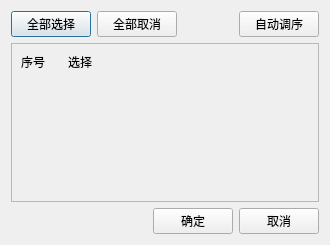
<?xml version="1.0" encoding="UTF-8"?>
<ui version="4.0">
 <class>igQtParallelCoordinatesSortVariableDialog</class>
 <widget class="QDialog" name="igQtParallelCoordinatesSortVariableDialog">
  <property name="geometry">
   <rect>
    <x>0</x>
    <y>0</y>
    <width>330</width>
    <height>245</height>
   </rect>
  </property>
  <property name="windowTitle">
   <string>变量过滤/排序</string>
  </property>
  <layout class="QVBoxLayout" name="verticalLayout">
   <item>
    <layout class="QHBoxLayout" name="horizontalLayout">
     <item>
      <widget class="QPushButton" name="allChoose">
       <property name="text">
        <string>全部选择</string>
       </property>
      </widget>
     </item>
     <item>
      <widget class="QPushButton" name="allCancel">
       <property name="text">
        <string>全部取消</string>
       </property>
      </widget>
     </item>
     <item>
      <spacer name="horizontalSpacer">
       <property name="orientation">
        <enum>Qt::Orientation::Horizontal</enum>
       </property>
       <property name="sizeHint" stdset="0">
        <size>
         <width>40</width>
         <height>20</height>
        </size>
       </property>
      </spacer>
     </item>
     <item>
      <widget class="QPushButton" name="autoSort">
       <property name="text">
        <string>自动调序</string>
       </property>
      </widget>
     </item>
    </layout>
   </item>
   <item>
    <widget class="QScrollArea" name="scrollArea">
     <property name="widgetResizable">
      <bool>true</bool>
     </property>
     <widget class="QWidget" name="scrollAreaWidgetContents">
      <property name="geometry">
       <rect>
        <x>0</x>
        <y>0</y>
        <width>316</width>
        <height>179</height>
       </rect>
      </property>
      <layout class="QFormLayout" name="variableList">
       <property name="horizontalSpacing">
        <number>23</number>
       </property>
       <item row="0" column="0">
        <widget class="QLabel" name="label">
         <property name="text">
          <string>序号</string>
         </property>
        </widget>
       </item>
       <item row="0" column="1">
        <widget class="QLabel" name="label_2">
         <property name="text">
          <string>选择</string>
         </property>
        </widget>
       </item>
      </layout>
     </widget>
    </widget>
   </item>
   <item>
    <layout class="QHBoxLayout" name="horizontalLayout_2">
     <item>
      <spacer name="horizontalSpacer_2">
       <property name="orientation">
        <enum>Qt::Orientation::Horizontal</enum>
       </property>
       <property name="sizeHint" stdset="0">
        <size>
         <width>40</width>
         <height>20</height>
        </size>
       </property>
      </spacer>
     </item>
     <item>
      <widget class="QPushButton" name="confirm">
       <property name="text">
        <string>确定</string>
       </property>
      </widget>
     </item>
     <item>
      <widget class="QPushButton" name="cancel">
       <property name="text">
        <string>取消</string>
       </property>
      </widget>
     </item>
    </layout>
   </item>
  </layout>
 </widget>
 <resources/>
 <connections/>
</ui>
